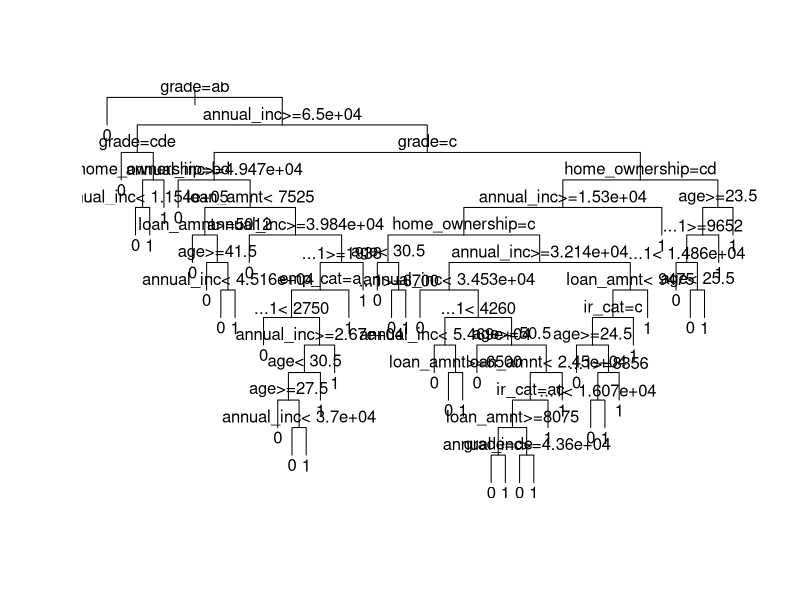
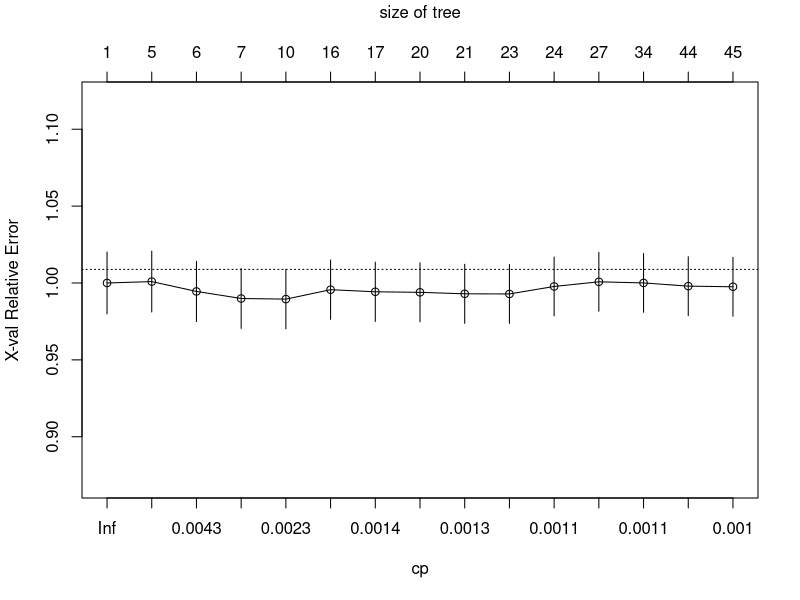

The R script that drew these images, in order: (Note: this script raises an error after producing the figures.)
#ARVORE DE DECISAO 

#Precisamos dar restart nos datasets 
library(readr)
test_set <- read_csv("test_set.csv")
training_set <- read_csv("training_set.csv")
attach(c(test_set, training_set))
test_set$X1 <- NULL
training_set$X1 <- NULL

#instalar a biblioteca que contem o modelo de arvore de decisao
#install.packages("rpart")
library(rpart)

#construiremos o modelo de arvore de decisao
tree_prior <- rpart(loan_status ~ ., method = "class",              
                    data = training_set, parms = list(prior=c(0.7,0.3)),
                    control = rpart.control(cp = 0.001))

# plotaremos a arvore
plot(tree_prior, uniform = T)

# adicionaremos o texto na arvore
text(tree_prior)

##aqui vemos que a nossa arvore eh absurda e necessita de ajustes 


# Plot the cross-validated error rate as a function of the complexity parameter
plotcp(tree_prior)

# Use printcp() to identify for which complexity parameter the cross-validated error rate is minimized.
printcp(tree_prior)

# Create an index for of the row with the minimum xerror
index <- which.min(tree_prior$cptable[ , "xerror"])

# Create tree_min
tree_min <- tree_prior$cptable[index, "CP"]

#  Prune the tree using tree_min
ptree_prior <- prune(tree_prior, cp = tree_min)

# Use prp() to plot the pruned tree
prp(ptree_prior)

pred_prior <- predict(ptree_prior  , newdata = test_set,  type = "class")

# construct confusion matrices using the predictions.

confmat_prior <- table(test_set$loan_status, pred_prior)
confmat_prior
# Compute the accuracies

acc_prior <- sum(diag(confmat_prior)) / nrow(test_set)
acc_prior

# Make predictions for the probability of default using the pruned tree and the test set.
prob_default_prior <- predict(ptree_prior, newdata = test_set)[ ,2]

# Obtain the cutoff for acceptance rate 80%
cutoff_prior <- quantile(prob_default_prior, 0.8)  

# Obtain the binary predictions.
bin_pred_prior_80 <- ifelse(prob_default_prior > cutoff_prior, 1, 0)

# Obtain the actual default status for the accepted loans
accepted_status_prior_80 <-  test_set$loan_status[bin_pred_prior_80 == 0]

# Obtain the bad rate for the accepted loans
sum(accepted_status_prior_80) / length(accepted_status_prior_80)

# vamos construir o ROC 

ROC_prior <- roc(test_set$loan_status, prob_default_prior)

# Vamos plotar o ROC plot e verificar a AUC

plot(ROC_prior, col="blue")
auc(ROC_prior)
